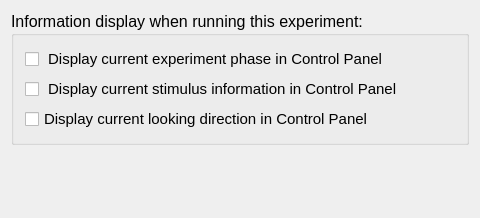
<?xml version="1.0" encoding="UTF-8"?>
<ui version="4.0">
 <class>ControlBarOptionsFormClass</class>
 <widget class="QWidget" name="ControlBarOptionsFormClass">
  <property name="geometry">
   <rect>
    <x>0</x>
    <y>0</y>
    <width>480</width>
    <height>218</height>
   </rect>
  </property>
  <property name="sizePolicy">
   <sizepolicy hsizetype="MinimumExpanding" vsizetype="MinimumExpanding">
    <horstretch>0</horstretch>
    <verstretch>0</verstretch>
   </sizepolicy>
  </property>
  <property name="minimumSize">
   <size>
    <width>0</width>
    <height>0</height>
   </size>
  </property>
  <property name="windowTitle">
   <string>ControlBarOptionsForm</string>
  </property>
  <layout class="QVBoxLayout" name="verticalLayout_2">
   <item>
    <widget class="QGroupBox" name="useControlBarGroupBox">
     <property name="sizePolicy">
      <sizepolicy hsizetype="MinimumExpanding" vsizetype="MinimumExpanding">
       <horstretch>0</horstretch>
       <verstretch>0</verstretch>
      </sizepolicy>
     </property>
     <property name="font">
      <font>
       <pointsize>12</pointsize>
      </font>
     </property>
     <property name="title">
      <string>Information display when running this experiment:</string>
     </property>
     <property name="checkable">
      <bool>false</bool>
     </property>
     <layout class="QVBoxLayout" name="verticalLayout">
      <item>
       <widget class="QCheckBox" name="displayPhaseCheckBox">
        <property name="sizePolicy">
         <sizepolicy hsizetype="Minimum" vsizetype="Minimum">
          <horstretch>0</horstretch>
          <verstretch>0</verstretch>
         </sizepolicy>
        </property>
        <property name="font">
         <font>
          <pointsize>11</pointsize>
         </font>
        </property>
        <property name="text">
         <string> Display current experiment phase in Control Panel</string>
        </property>
       </widget>
      </item>
      <item>
       <widget class="QCheckBox" name="displayStimulusCheckBox">
        <property name="sizePolicy">
         <sizepolicy hsizetype="Minimum" vsizetype="Minimum">
          <horstretch>0</horstretch>
          <verstretch>0</verstretch>
         </sizepolicy>
        </property>
        <property name="font">
         <font>
          <pointsize>11</pointsize>
         </font>
        </property>
        <property name="text">
         <string> Display current stimulus information in Control Panel</string>
        </property>
       </widget>
      </item>
      <item>
       <widget class="QCheckBox" name="displayLookingDirectionCheckBox">
        <property name="sizePolicy">
         <sizepolicy hsizetype="Minimum" vsizetype="Minimum">
          <horstretch>0</horstretch>
          <verstretch>0</verstretch>
         </sizepolicy>
        </property>
        <property name="font">
         <font>
          <pointsize>11</pointsize>
         </font>
        </property>
        <property name="text">
         <string>Display current looking direction in Control Panel</string>
        </property>
       </widget>
      </item>
     </layout>
    </widget>
   </item>
   <item>
    <spacer name="verticalSpacer">
     <property name="orientation">
      <enum>Qt::Vertical</enum>
     </property>
     <property name="sizeHint" stdset="0">
      <size>
       <width>20</width>
       <height>40</height>
      </size>
     </property>
    </spacer>
   </item>
  </layout>
 </widget>
 <layoutdefault spacing="6" margin="11"/>
 <resources/>
 <connections/>
</ui>
